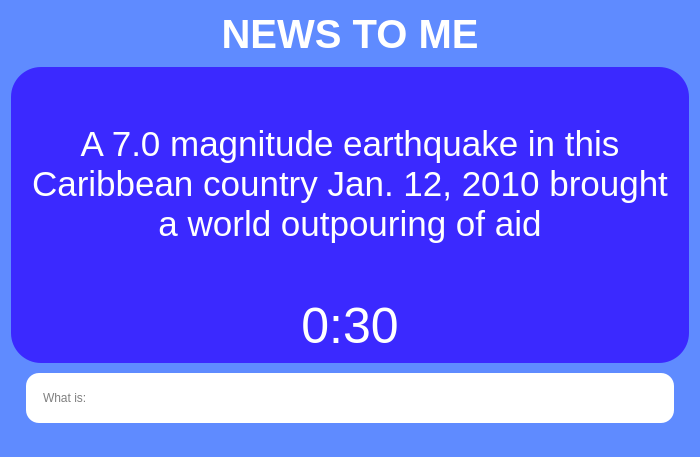
<?xml version="1.0" encoding="UTF-8"?>
<ui version="4.0">
 <class>Form</class>
 <widget class="QWidget" name="Form">
  <property name="geometry">
   <rect>
    <x>0</x>
    <y>0</y>
    <width>700</width>
    <height>457</height>
   </rect>
  </property>
  <property name="sizePolicy">
   <sizepolicy hsizetype="Expanding" vsizetype="Expanding">
    <horstretch>0</horstretch>
    <verstretch>0</verstretch>
   </sizepolicy>
  </property>
  <property name="windowTitle">
   <string>Form</string>
  </property>
  <property name="styleSheet">
   <string notr="true">QWidget {
background: #5F8BFF
}

QLineEdit {
	background-color: white;
}</string>
  </property>
  <layout class="QVBoxLayout" name="verticalLayout_2">
   <property name="spacing">
    <number>10</number>
   </property>
   <item>
    <widget class="QLabel" name="categoryLabel">
     <property name="sizePolicy">
      <sizepolicy hsizetype="Minimum" vsizetype="Minimum">
       <horstretch>0</horstretch>
       <verstretch>0</verstretch>
      </sizepolicy>
     </property>
     <property name="minimumSize">
      <size>
       <width>0</width>
       <height>0</height>
      </size>
     </property>
     <property name="styleSheet">
      <string notr="true">QLabel {
	font-weight: 700;
	font-family: 'Lato';
	font-size: 40px;
	color: #FFFFFF;
}</string>
     </property>
     <property name="text">
      <string>NEWS TO ME</string>
     </property>
     <property name="alignment">
      <set>Qt::AlignCenter</set>
     </property>
    </widget>
   </item>
   <item>
    <widget class="QWidget" name="verticalWidget" native="true">
     <property name="sizePolicy">
      <sizepolicy hsizetype="Preferred" vsizetype="Expanding">
       <horstretch>0</horstretch>
       <verstretch>0</verstretch>
      </sizepolicy>
     </property>
     <property name="styleSheet">
      <string notr="true">QWidget {
	background: #3B29FF;
	border-radius: 30px;
	color:white;
}</string>
     </property>
     <layout class="QVBoxLayout" name="verticalLayout">
      <property name="leftMargin">
       <number>15</number>
      </property>
      <property name="rightMargin">
       <number>15</number>
      </property>
      <item>
       <spacer name="verticalSpacer_2">
        <property name="orientation">
         <enum>Qt::Vertical</enum>
        </property>
        <property name="sizeHint" stdset="0">
         <size>
          <width>20</width>
          <height>40</height>
         </size>
        </property>
       </spacer>
      </item>
      <item>
       <widget class="QLabel" name="questionLabel">
        <property name="styleSheet">
         <string notr="true">QLabel {
	font-family: 'CantoraOne';
	font-size: 35px;
	text-align: center;
	font-weight: 400;
}</string>
        </property>
        <property name="text">
         <string>A 7.0 magnitude earthquake in this Caribbean country Jan. 12, 2010 brought a world outpouring of aid</string>
        </property>
        <property name="alignment">
         <set>Qt::AlignCenter</set>
        </property>
        <property name="wordWrap">
         <bool>true</bool>
        </property>
       </widget>
      </item>
      <item>
       <spacer name="verticalSpacer">
        <property name="orientation">
         <enum>Qt::Vertical</enum>
        </property>
        <property name="sizeHint" stdset="0">
         <size>
          <width>20</width>
          <height>40</height>
         </size>
        </property>
       </spacer>
      </item>
      <item>
       <widget class="QLabel" name="timerLabel">
        <property name="styleSheet">
         <string notr="true">QLabel {
	font-family: 'Lato';
	font-style: normal;
	font-size: 50px;
}</string>
        </property>
        <property name="text">
         <string>0:30</string>
        </property>
        <property name="alignment">
         <set>Qt::AlignCenter</set>
        </property>
        <property name="margin">
         <number>0</number>
        </property>
       </widget>
      </item>
     </layout>
    </widget>
   </item>
   <item>
    <widget class="QLineEdit" name="answerLineEdit">
     <property name="enabled">
      <bool>false</bool>
     </property>
     <property name="minimumSize">
      <size>
       <width>0</width>
       <height>50</height>
      </size>
     </property>
     <property name="styleSheet">
      <string notr="true">QLineEdit { 
	color: black;
	border-radius: 13px;
	font: 15pt &quot;Inter&quot;;
	margin: 0px 15px;
	padding: 0px 15px
}</string>
     </property>
     <property name="placeholderText">
      <string>What is: </string>
     </property>
    </widget>
   </item>
   <item>
    <spacer name="verticalSpacer_4">
     <property name="orientation">
      <enum>Qt::Vertical</enum>
     </property>
     <property name="sizeType">
      <enum>QSizePolicy::Fixed</enum>
     </property>
     <property name="sizeHint" stdset="0">
      <size>
       <width>20</width>
       <height>23</height>
      </size>
     </property>
    </spacer>
   </item>
  </layout>
 </widget>
 <resources/>
 <connections/>
</ui>
